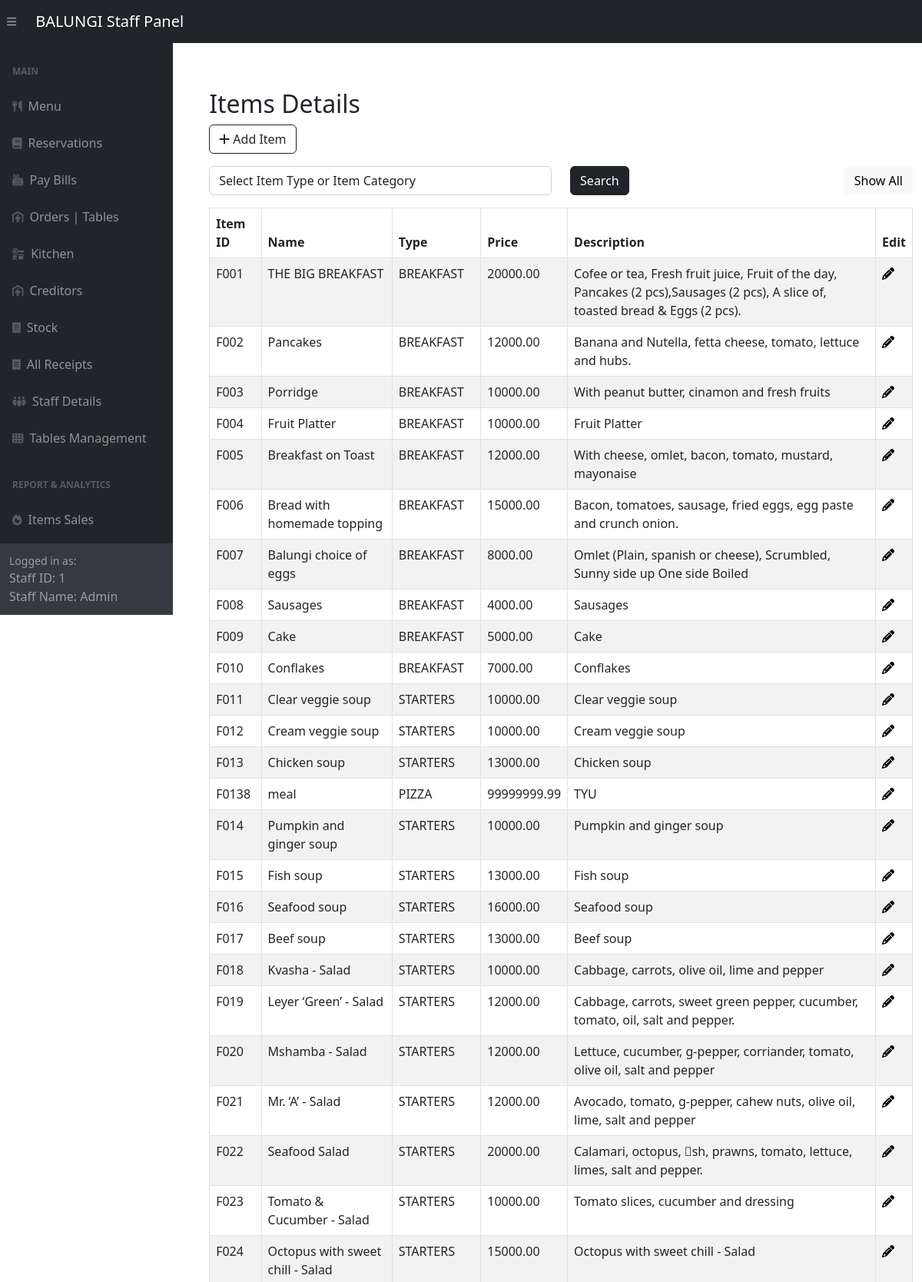
/adminSide/panel/menu-panel.php (signed in, upper part), run on the app's committed database.
### tables this page shows
CREATE TABLE `menu` (
  `item_id` varchar(6) NOT NULL,
  `item_name` varchar(255) DEFAULT NULL,
  `item_type` varchar(255) DEFAULT NULL,
  `item_category` varchar(255) DEFAULT NULL,
  `item_price` decimal(10,2) DEFAULT NULL,
  `item_description` varchar(255) DEFAULT NULL
);

### adminSide/panel/menu-panel.php (the view, shortened to what this page needs)
<?php include '../inc/dashHeader.php'; ?>
<div class="wrapper">
    <div class="container-fluid pt-5 pl-600">
        <div class="row">
            <div class="m-50">
                <div class="mt-5 mb-3">
                    <h2 class="pull-left">Items Details</h2>
                    <a href="../menuCrud/createItem.php" class="btn btn-outline-dark"><i class="fa fa-plus"></i> Add Item</a>
                </div>
                <div class="mb-3">
                    <form method="POST" action="#">
                        <div class="row">
                            <div class="col-md-6">
                                <select name="search" id="search" class="form-control">
                                    <option value="">Select Item Type or Item Category</option>
                                </select>
                            </div>
                            <div class="col-md-3">
                                <button type="submit" class="btn btn-dark">Search</button>
                            </div>
                            <div class="col" style="text-align: right;" >
                                <a href="menu-panel.php" class="btn btn-light">Show All</a>
                            </div>
                        </div>
                    </form>
                </div>
                <?php
                require_once "../config.php";
                if (isset($_POST['search'])) {
                    if (!empty($_POST['search'])) {
                        $search = $_POST['search'];
                        $sql = "SELECT * FROM Menu WHERE item_type LIKE '%$search%' OR item_category LIKE '%$search%' OR item_name LIKE '%$search%' OR item_id LIKE '%$search%' ORDER BY item_id;";
                    } else {
                        $sql = "SELECT * FROM Menu ORDER BY item_id;";
                    }
                } else {
                    $sql = "SELECT * FROM Menu ORDER BY item_id;";
                }
                if ($result = mysqli_query($link, $sql)) {
                    if (mysqli_num_rows($result) > 0) {
                        echo '<table class="table table-bordered table-striped">';
                        echo "<thead>";
                        echo "<tr>";
                        echo "<th>Item ID</th>";
                        echo "<th>Name</th>";
                        echo "<th>Type</th>";
                        echo "<th>Price</th>";
                        echo "<th>Description</th>";
                        echo "<th>Edit</th>";
                        echo "</tr>";
                        echo "</thead>";
                        echo "<tbody>";
                        while ($row = mysqli_fetch_array($result)) {
                            echo "<tr>";
                            echo "<td>" . $row['item_id'] . "</td>";
                            echo "<td>" . $row['item_name'] . "</td>";
                            echo "<td>" . $row['item_type'] . "</td>";
                            echo "<td>" . $row['item_price'] . "</td>";
                            echo "<td>" . $row['item_description'] . "</td>";
                            echo "<td>";
                            echo '<a href="../menuCrud/updateItemVerify.php?id='. $row['item_id'] .'" title="Modify Record" data-toggle="tooltip"'
                                    . 'onclick="return confirm(\'Admin permission Required!\n\nAre you sure you want to Edit this Item?\')">'
                             . '<i class="fa fa-pencil" aria-hidden="true"></i></a>';
                            echo "</td>";
                            echo "</tr>";
                        }
                        echo "</tbody>";
                        echo "</table>";
                    } else {
                        echo '<div class="alert alert-danger"><em>No records were found.</em></div>';
                    }
                } else {
                    echo "Oops! Something went wrong. Please try again later.";
                }
                ?>
            </div>
        </div>
    </div>
</div>
<?php include '../inc/dashFooter.php'; ?>

### adminSide/panel/menu-panel.php (style rules this page uses)
.wrapper { width: 1300px; padding-left: 200px; padding-top: 20px }

### data on the page
menu: item_id "F001", item_name "THE BIG BREAKFAST", item_type "BREAKFAST", item_price "20000.00", item_description "Cofee or tea, Fresh fruit juice, Fruit of the day, Pancakes (2 pcs),Sausages (2 pcs), A slice of, toasted bread & Eggs (2 pcs)."
menu: item_id "F002", item_name "Pancakes", item_type "BREAKFAST", item_price "12000.00", item_description "Banana and Nutella, fetta cheese, tomato, lettuce and hubs."
menu: item_id "F003", item_name "Porridge", item_type "BREAKFAST", item_price "10000.00", item_description "With peanut butter, cinamon and fresh fruits"
menu: item_id "F004", item_name "Fruit Platter", item_type "BREAKFAST", item_price "10000.00", item_description "Fruit Platter"
menu: item_id "F005", item_name "Breakfast on Toast", item_type "BREAKFAST", item_price "12000.00", item_description "With cheese, omlet, bacon, tomato, mustard, mayonaise"
menu: item_id "F006", item_name "Bread with homemade topping", item_type "BREAKFAST", item_price "15000.00", item_description "Bacon, tomatoes, sausage, fried eggs, egg paste and crunch onion."
menu: item_id "F007", item_name "Balungi choice of eggs", item_type "BREAKFAST", item_price "8000.00", item_description "Omlet (Plain, spanish or cheese), Scrumbled, Sunny side up One side Boiled"
menu: item_id "F008", item_name "Sausages", item_type "BREAKFAST", item_price "4000.00", item_description "Sausages"
menu: item_id "F009", item_name "Cake", item_type "BREAKFAST", item_price "5000.00", item_description "Cake"
menu: item_id "F010", item_name "Conflakes", item_type "BREAKFAST", item_price "7000.00", item_description "Conflakes"
menu: item_id "F011", item_name "Clear veggie soup", item_type "STARTERS", item_price "10000.00", item_description "Clear veggie soup"
menu: item_id "F012", item_name "Cream veggie soup", item_type "STARTERS", item_price "10000.00", item_description "Cream veggie soup"
menu: item_id "F013", item_name "Chicken soup", item_type "STARTERS", item_price "13000.00", item_description "Chicken soup"
menu: item_id "F0138", item_name "meal", item_type "PIZZA", item_price "99999999.99", item_description "TYU"
menu: item_id "F014", item_name "Pumpkin and ginger soup", item_type "STARTERS", item_price "10000.00", item_description "Pumpkin and ginger soup"
menu: item_id "F015", item_name "Fish soup", item_type "STARTERS", item_price "13000.00", item_description "Fish soup"
menu: item_id "F016", item_name "Seafood soup", item_type "STARTERS", item_price "16000.00", item_description "Seafood soup"
menu: item_id "F017", item_name "Beef soup", item_type "STARTERS", item_price "13000.00", item_description "Beef soup"
menu: item_id "F018", item_name "Kvasha - Salad", item_type "STARTERS", item_price "10000.00", item_description "Cabbage, carrots, olive oil, lime and pepper"
menu: item_id "F019", item_name "Leyer ‘Green’ - Salad", item_type "STARTERS", item_price "12000.00", item_description "Cabbage, carrots, sweet green pepper, cucumber, tomato, oil, salt and pepper."
menu: item_id "F020", item_name "Mshamba - Salad", item_type "STARTERS", item_price "12000.00", item_description "Lettuce, cucumber, g-pepper, corriander, tomato, olive oil, salt and pepper"
menu: item_id "F021", item_name "Mr. ‘A’ - Salad", item_type "STARTERS", item_price "12000.00", item_description "Avocado, tomato, g-pepper, cahew nuts, olive oil, lime, salt and pepper"
menu: item_id "F022", item_name "Seafood Salad", item_type "STARTERS", item_price "20000.00", item_description "Calamari, octopus, sh, prawns, tomato, lettuce, limes, salt and pepper."
menu: item_id "F023", item_name "Tomato & Cucumber - Salad", item_type "STARTERS", item_price "10000.00", item_description "Tomato slices, cucumber and dressing"
menu: item_id "F024", item_name "Octopus with sweet chill - Salad", item_type "STARTERS", item_price "15000.00", item_description "Octopus with sweet chill - Salad"

### other printed values
$_SESSION['logged_account_id'] "1"
$_SESSION['logged_staff_name'] "Admin"
